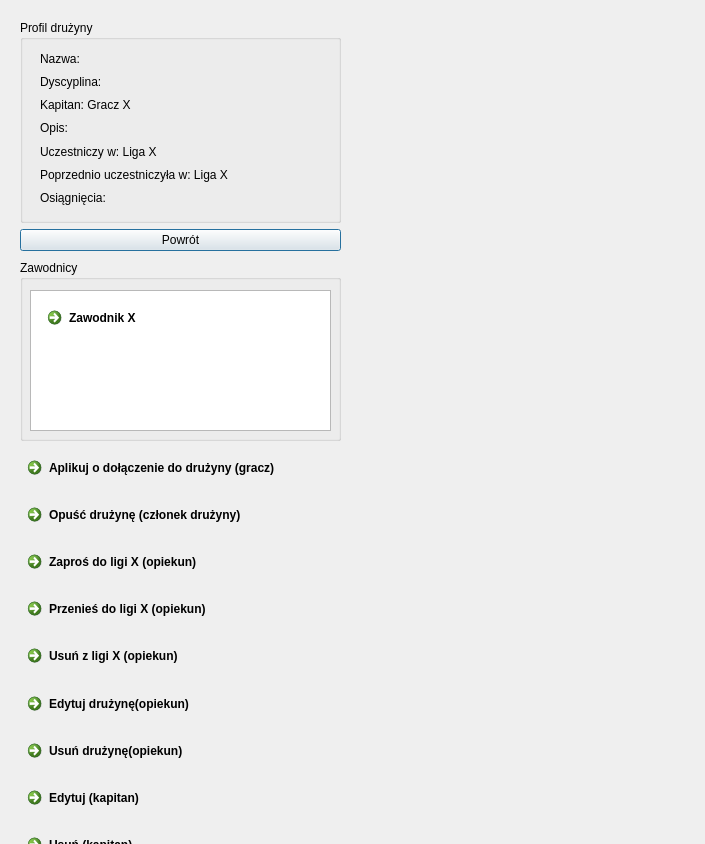
<?xml version="1.0" encoding="UTF-8"?>
<ui version="4.0">
 <class>profil_druzyny</class>
 <widget class="QDialog" name="profil_druzyny">
  <property name="geometry">
   <rect>
    <x>0</x>
    <y>0</y>
    <width>705</width>
    <height>844</height>
   </rect>
  </property>
  <property name="windowTitle">
   <string>Dialog</string>
  </property>
  <widget class="QWidget" name="layoutWidget">
   <property name="geometry">
    <rect>
     <x>20</x>
     <y>20</y>
     <width>321</width>
     <height>231</height>
    </rect>
   </property>
   <layout class="QVBoxLayout" name="verticalLayout_2">
    <item>
     <widget class="QGroupBox" name="groupBox">
      <property name="title">
       <string>Profil drużyny</string>
      </property>
      <widget class="QWidget" name="layoutWidget_2">
       <property name="geometry">
        <rect>
         <x>20</x>
         <y>30</y>
         <width>281</width>
         <height>156</height>
        </rect>
       </property>
       <layout class="QVBoxLayout" name="verticalLayout">
        <item>
         <widget class="QLabel" name="label">
          <property name="text">
           <string>Nazwa:</string>
          </property>
         </widget>
        </item>
        <item>
         <widget class="QLabel" name="label_6">
          <property name="text">
           <string>Dyscyplina:</string>
          </property>
         </widget>
        </item>
        <item>
         <widget class="QLabel" name="label_2">
          <property name="text">
           <string>Kapitan: Gracz X</string>
          </property>
         </widget>
        </item>
        <item>
         <widget class="QLabel" name="label_3">
          <property name="text">
           <string>Opis:</string>
          </property>
         </widget>
        </item>
        <item>
         <widget class="QLabel" name="label_4">
          <property name="text">
           <string>Uczestniczy w: Liga X</string>
          </property>
         </widget>
        </item>
        <item>
         <widget class="QLabel" name="label_7">
          <property name="text">
           <string>Poprzednio uczestniczyła w: Liga X</string>
          </property>
         </widget>
        </item>
        <item>
         <widget class="QLabel" name="label_5">
          <property name="text">
           <string>Osiągnięcia:</string>
          </property>
         </widget>
        </item>
       </layout>
      </widget>
     </widget>
    </item>
    <item>
     <widget class="QPushButton" name="pushButton">
      <property name="text">
       <string>Powrót</string>
      </property>
     </widget>
    </item>
   </layout>
  </widget>
  <widget class="QWidget" name="layoutWidget_3">
   <property name="geometry">
    <rect>
     <x>20</x>
     <y>450</y>
     <width>321</width>
     <height>418</height>
    </rect>
   </property>
   <layout class="QVBoxLayout" name="verticalLayout_5">
    <item>
     <widget class="QCommandLinkButton" name="commandLinkButton_7">
      <property name="text">
       <string>Aplikuj o dołączenie do drużyny (gracz)</string>
      </property>
     </widget>
    </item>
    <item>
     <widget class="QCommandLinkButton" name="commandLinkButton_5">
      <property name="text">
       <string>Opuść drużynę (członek drużyny)</string>
      </property>
     </widget>
    </item>
    <item>
     <widget class="QCommandLinkButton" name="commandLinkButton">
      <property name="text">
       <string>Zaproś do ligi X (opiekun)</string>
      </property>
     </widget>
    </item>
    <item>
     <widget class="QCommandLinkButton" name="commandLinkButton_9">
      <property name="text">
       <string>Przenieś do ligi X (opiekun)</string>
      </property>
     </widget>
    </item>
    <item>
     <widget class="QCommandLinkButton" name="commandLinkButton_8">
      <property name="text">
       <string>Usuń z ligi X (opiekun)</string>
      </property>
     </widget>
    </item>
    <item>
     <widget class="QCommandLinkButton" name="commandLinkButton_10">
      <property name="text">
       <string>Edytuj drużynę(opiekun)</string>
      </property>
     </widget>
    </item>
    <item>
     <widget class="QCommandLinkButton" name="commandLinkButton_3">
      <property name="text">
       <string>Usuń drużynę(opiekun)</string>
      </property>
     </widget>
    </item>
    <item>
     <widget class="QCommandLinkButton" name="commandLinkButton_4">
      <property name="text">
       <string>Edytuj (kapitan)</string>
      </property>
     </widget>
    </item>
    <item>
     <widget class="QCommandLinkButton" name="commandLinkButton_6">
      <property name="text">
       <string>Usuń (kapitan)</string>
      </property>
     </widget>
    </item>
   </layout>
  </widget>
  <widget class="QGroupBox" name="groupBox_2">
   <property name="geometry">
    <rect>
     <x>20</x>
     <y>260</y>
     <width>321</width>
     <height>181</height>
    </rect>
   </property>
   <property name="title">
    <string>Zawodnicy</string>
   </property>
   <widget class="QListView" name="listView">
    <property name="geometry">
     <rect>
      <x>10</x>
      <y>30</y>
      <width>301</width>
      <height>141</height>
     </rect>
    </property>
   </widget>
   <widget class="QCommandLinkButton" name="commandLinkButton_2">
    <property name="geometry">
     <rect>
      <x>20</x>
      <y>40</y>
      <width>187</width>
      <height>41</height>
     </rect>
    </property>
    <property name="text">
     <string>Zawodnik X</string>
    </property>
   </widget>
  </widget>
 </widget>
 <resources/>
 <connections/>
</ui>
